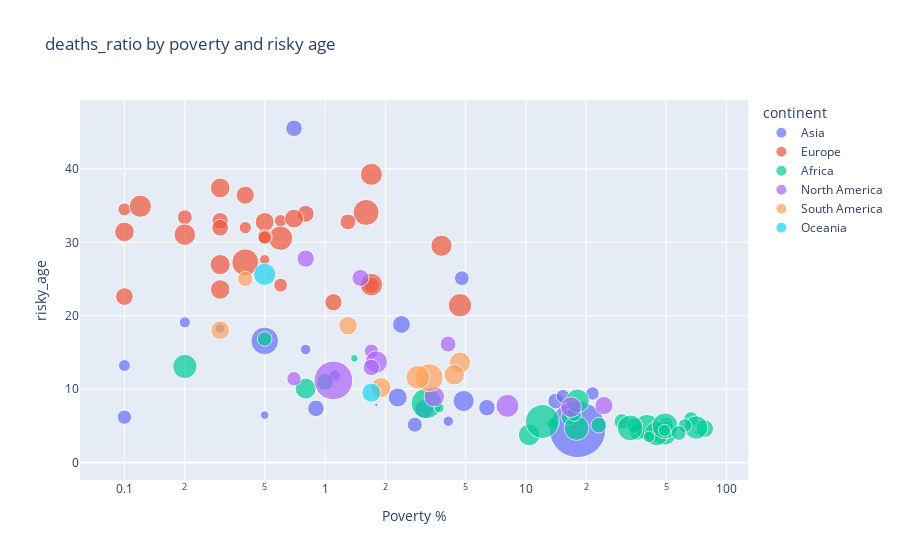

This figure's notebook cell:
### Code cell
scatter(covid_groupby,"Poverty %" , "risky_age", "deaths_ratio", "deaths_ratio by poverty and risky age")

### Figure 1 — Plotly figure (JSON) as saved in the notebook; plotly's stock layout.template omitted (floating-point values rounded to 4 significant figures)
{"data": [{"hovertemplate": "<b>%{hovertext}</b><br><br>continent=Asia<br>Poverty %=%{x}<br>risky_age=%{y}<br>deaths_ratio=%{marker.size}<extra></extra>", "hovertext": ["Afghanistan", "Armenia", "Azerbaijan", "Bahrain", "Bangladesh", "Bhutan", "Brunei", "Cambodia", "China", "Georgia", "India", "Indonesia", "Iran", "Iraq", "Israel", "Japan", "Jordan", "Kazakhstan", "Kuwait", "Kyrgyzstan", "Laos", "Lebanon", "Malaysia", "Mongolia", "Myanmar", "Nepal", "Oman", "Pakistan", "Philippines", "Qatar", "Saudi Arabia", "Singapore", "South Korea", "Sri Lanka", "Tajikistan", "Thailand", "Timor", "Turkey", "United Arab Emirates", "Uzbekistan", "Vietnam", "Yemen"], "legendgroup": "Asia", "marker": {"color": "#636efa", "size": [4.311, 1.965, 1.452, 0.374, 1.561, 0.07639, 1.293, 0.6816, 4.715, 1.353, 1.111, 2.773, 2.79, 1.398, 0.7617, 1.701, 1.28, 0.8137, 0.5794, 1.702, 0.1186, 1.424, 0.4159, 0.4531, 2.245, 1.146, 1.071, 2.241, 1.678, 0.2506, 1.652, 0.05028, 1.433, 0.6871, 0.6763, 0.5715, 0.2099, 0.8792, 0.2984, 0.6923, 0.82, 19.69], "sizemode": "area", "sizeref": 0.01231, "symbol": "circle"}, "mode": "markers", "name": "Asia", "orientation": "v", "showlegend": true, "type": "scatter", "x": [0, 2.4, 0, 0, 14.11, 1.8, 0, 0, 0.5, 4.8, 21.5, 4.9, 0, 2.8, 0.2, 0.7, 0.1, 0, 0, 0.9, 0, 0, 0, 0.5, 2.3, 15.3, 0, 3.12, 6.4, 0, 0, 0, 0, 0.8, 4.11, 0.3, 30.1, 0.1, 0, 0, 1.12, 18.11], "xaxis": "x", "y": [3.918, 18.8, 9.889, 3.759, 8.36, 7.862, 6.973, 6.797, 16.57, 25.11, 9.403, 8.372, 8.622, 5.143, 19.09, 45.54, 6.171, 11.62, 3.459, 7.371, 6.351, 13.94, 9.7, 6.452, 8.852, 9.021, 3.885, 7.275, 7.464, 1.924, 5.14, 19.97, 22.54, 15.4, 5.621, 18.26, 5.453, 13.21, 1.67, 7.342, 11.87, 4.505], "yaxis": "y"}, {"hovertemplate": "<b>%{hovertext}</b><br><br>continent=Europe<br>Poverty %=%{x}<br>risky_age=%{y}<br>deaths_ratio=%{marker.size}<extra></extra>", "hovertext": ["Albania", "Austria", "Belarus", "Belgium", "Bosnia and Herzegovina", "Bulgaria", "Croatia", "Cyprus", "Czechia", "Denmark", "Estonia", "Finland", "France", "Germany", "Greece", "Hungary", "Iceland", "Ireland", "Italy", "Latvia", "Lithuania", "Luxembourg", "Malta", "Moldova", "Montenegro", "Netherlands", "North Macedonia", "Norway", "Poland", "Portugal", "Romania", "Russia", "Slovakia", "Slovenia", "Spain", "Sweden", "Switzerland", "Ukraine", "United Kingdom"], "legendgroup": "Europe", "marker": {"color": "#EF553B", "size": [1.844, 1.645, 0.7185, 2.392, 4.475, 4.184, 2.212, 0.4874, 1.809, 0.931, 0.9639, 1.032, 1.816, 2.397, 3.025, 3.664, 0.4428, 1.939, 2.988, 1.772, 1.547, 1.167, 1.368, 2.378, 1.58, 1.086, 3.38, 0.646, 2.517, 2.018, 2.764, 2.339, 3.158, 1.734, 2.196, 1.366, 1.573, 2.275, 2.863], "sizemode": "area", "sizeref": 0.01231, "symbol": "circle"}, "mode": "markers", "name": "Europe", "orientation": "v", "showlegend": true, "type": "scatter", "x": [1.1, 0.3, 0, 0.1, 0.4, 1.6, 0.5, 0, 0, 0.4, 0.6, 0.1, 0, 0.3, 0.12, 0.6, 0, 0.1, 1.7, 0.8, 1.3, 0.6, 0.5, 0, 1.7, 0.5, 4.7, 0.5, 0.3, 0.4, 3.8, 0.3, 1.7, 0.3, 0.7, 0.2, 0, 0, 0.2], "xaxis": "x", "y": [21.83, 32.95, 24.59, 31.42, 27.28, 34.07, 32.78, 21.98, 30.61, 32.0, 32.94, 34.49, 32.8, 37.41, 34.92, 30.55, 23.64, 22.61, 39.26, 33.89, 32.78, 24.15, 30.75, 17.82, 24.16, 30.66, 21.42, 27.63, 26.97, 36.43, 29.54, 23.57, 24.24, 31.99, 33.24, 33.42, 31.08, 27.59, 31.04], "yaxis": "y"}, {"hovertemplate": "<b>%{hovertext}</b><br><br>continent=Africa<br>Poverty %=%{x}<br>risky_age=%{y}<br>deaths_ratio=%{marker.size}<extra></extra>", "hovertext": ["Algeria", "Benin", "Botswana", "Burkina Faso", "Burundi", "Cameroon", "Cape Verde", "Central African Republic", "Comoros", "Djibouti", "Egypt", "Equatorial Guinea", "Eritrea", "Eswatini", "Ethiopia", "Gabon", "Gambia", "Ghana", "Guinea", "Kenya", "Liberia", "Libya", "Madagascar", "Malawi", "Mali", "Mauritius", "Morocco", "Mozambique", "Niger", "Sao Tome and Principe", "Seychelles", "South Africa", "Sudan", "Tanzania", "Togo", "Tunisia", "Uganda", "Zambia", "Zimbabwe"], "legendgroup": "Africa", "marker": {"color": "#00cc96", "size": [2.695, 1.259, 1.524, 1.231, 0.1378, 1.536, 0.887, 1.369, 3.778, 1.318, 5.821, 1.456, 0.3609, 3.628, 1.505, 0.6065, 2.938, 0.8384, 0.6695, 1.82, 3.989, 1.702, 1.919, 3.368, 3.597, 1.32, 1.767, 1.175, 3.59, 1.501, 0.3585, 3.421, 7.011, 4.126, 0.9408, 3.644, 0.813, 1.365, 4.102], "sizemode": "area", "sizeref": 0.01231, "symbol": "circle"}, "mode": "markers", "name": "Africa", "orientation": "v", "showlegend": true, "type": "scatter", "x": [0.8, 49.8, 16.4, 43.1, 71.11, 23.11, 0, 66.6, 17.9, 17.4, 3.2, 0, 0, 0, 30.11, 3.7, 10.4, 13.6, 35.6, 36.11, 40.12, 0, 77.9, 70.6, 49.1, 0.5, 1, 62.12, 44.8, 34.8, 1.4, 18.12, 12.1, 49.4, 49.11, 0.2, 41.1, 57.8, 33.12], "xaxis": "x", "y": [10.07, 5.186, 6.183, 3.767, 4.066, 5.084, 7.897, 5.906, 4.689, 6.593, 8.05, 4.598, 5.778, 5.008, 5.589, 7.426, 3.756, 5.333, 4.868, 4.214, 4.813, 7.24, 4.615, 4.762, 4.005, 16.83, 10.98, 5.028, 3.931, 5.048, 14.19, 8.397, 5.582, 4.982, 4.364, 13.08, 3.476, 4.022, 4.704], "yaxis": "y"}, {"hovertemplate": "<b>%{hovertext}</b><br><br>continent=North America<br>Poverty %=%{x}<br>risky_age=%{y}<br>deaths_ratio=%{marker.size}<extra></extra>", "hovertext": ["Antigua and Barbuda", "Bahamas", "Barbados", "Belize", "Canada", "Costa Rica", "Dominican Republic", "El Salvador", "Grenada", "Guatemala", "Haiti", "Honduras", "Jamaica", "Mexico", "Nicaragua", "Panama", "Saint Lucia", "Saint Vincent and the Grenadines", "Trinidad and Tobago", "United States"], "legendgroup": "North America", "marker": {"color": "#ab63fa", "size": [3.357, 1.96, 1.183, 2.534, 1.857, 1.263, 1.291, 3.071, 0.6211, 3.259, 2.027, 2.637, 1.849, 9.254, 2.572, 1.695, 1.581, 0.6186, 1.848, 1.78], "sizemode": "area", "sizeref": 0.01231, "symbol": "circle"}, "mode": "markers", "name": "North America", "orientation": "v", "showlegend": true, "type": "scatter", "x": [0, 0, 0, 0, 0.8, 1.7, 0.7, 1.8, 0, 8.1, 24.5, 16.8, 0, 1.1, 3.5, 1.7, 4.1, 0, 0, 1.5], "xaxis": "x", "y": [11.56, 14.2, 24.42, 6.132, 27.78, 15.16, 11.4, 13.69, 12.33, 7.71, 7.754, 7.535, 16.07, 11.18, 8.964, 12.95, 16.13, 12.56, 15.83, 25.14], "yaxis": "y"}, {"hovertemplate": "<b>%{hovertext}</b><br><br>continent=South America<br>Poverty %=%{x}<br>risky_age=%{y}<br>deaths_ratio=%{marker.size}<extra></extra>", "hovertext": ["Argentina", "Bolivia", "Brazil", "Chile", "Colombia", "Ecuador", "Guyana", "Paraguay", "Peru", "Suriname", "Uruguay", "Venezuela"], "legendgroup": "South America", "marker": {"color": "#FFA15A", "size": [2.129, 4.052, 2.791, 2.158, 2.617, 4.831, 2.232, 2.452, 3.511, 1.943, 1.454, 1.116], "sizemode": "area", "sizeref": 0.01231, "symbol": "circle"}, "mode": "markers", "name": "South America", "orientation": "v", "showlegend": true, "type": "scatter", "x": [1.3, 0, 4.7, 0.3, 4.4, 3.3, 0, 1.9, 2.9, 0, 0.4, 0], "xaxis": "x", "y": [18.64, 11.1, 13.61, 18.03, 11.96, 11.56, 8.142, 10.21, 11.61, 11.16, 25.02, 10.53], "yaxis": "y"}, {"hovertemplate": "<b>%{hovertext}</b><br><br>continent=Oceania<br>Poverty %=%{x}<br>risky_age=%{y}<br>deaths_ratio=%{marker.size}<extra></extra>", "hovertext": ["Australia", "Fiji", "New Zealand"], "legendgroup": "Oceania", "marker": {"color": "#19d3f3", "size": [3.034, 2.247, 0.9782], "sizemode": "area", "sizeref": 0.01231, "symbol": "circle"}, "mode": "markers", "name": "Oceania", "orientation": "v", "showlegend": true, "type": "scatter", "x": [0.5, 1.7, 0], "xaxis": "x", "y": [25.63, 9.508, 25.04], "yaxis": "y"}], "layout": {"legend": {"itemsizing": "constant", "title": {"text": "continent"}, "tracegroupgap": 0}, "title": {"text": "deaths_ratio by poverty and risky age"}, "xaxis": {"anchor": "y", "domain": [0, 1], "title": {"text": "Poverty %"}, "type": "log"}, "yaxis": {"anchor": "x", "domain": [0, 1], "title": {"text": "risky_age"}}}}
